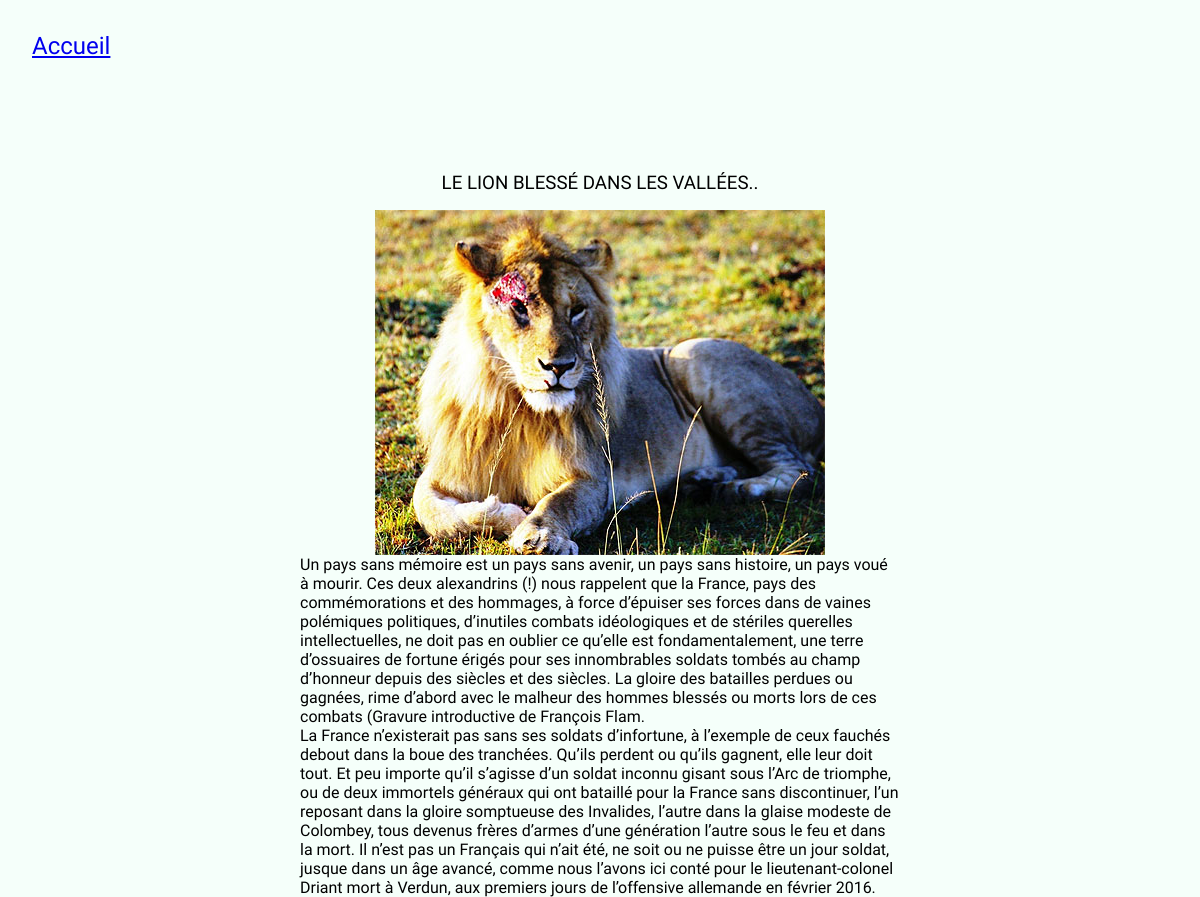
Screenshot of /blog/le-lion-blesse-dans-les-vallees with the database file from the repository.
### posts/models.py (models this page shows, shortened)
class BlogPost(models.Model):
    title = models.CharField(max_length=255, unique=True, verbose_name="Titre")# verbose_name permet de donner un label qui doit s'afficher dans les formulaires
    slug = models.CharField(max_length=255, unique=True, blank=True)
    author = models.ForeignKey(User, on_delete=models.SET_NULL, null=True, blank=True)
    last_updated = models.DateTimeField(auto_now=True)
    created_on = models.DateField(blank=True, null=True)
    published = models.BooleanField(default=False, verbose_name="Publié")
    content = models.TextField(blank=True, verbose_name="Contenu")
    thumbnail = models.ImageField(blank=True, upload_to='blog')
    class Meta:
        ordering = ['-created_on']
        verbose_name = "Article"

### posts/views.py (the view)
# urls.py: path('<str:slug>', BlogPostDetail.as_view(), name="post"),
class BlogPostDetail(DetailView):
    model = BlogPost
    context_object_name = "post"

### posts/templates/posts/blogpost_detail.html (shortened to what this page needs)
{% extends 'base.html' %}
{% block content %}
    <article class="post-detail">
       <h1>{{ post.title}}</h1>
        {% if post.thumbnail  %}
        <img src="{{ post.thumbnail.url }}" alt="l'image de l'article">
        {% endif%}
        <div>{{ post.content|linebreaks|safe }}</div>
    </article>
{% endblock %}

### posts/static/css/style.css (style rules this page uses)
body { background-color: mintcream; font-family: 'Raleway', sans-serif; }
#blog article { width: 50%; margin-top: 2rem; }
.post-detail { display: flex; flex-direction: column; align-items: center }
.post-detail > h1 { text-transform: uppercase; margin-bottom: 1rem; }

### rows the page displays
BlogPost: title "LE LION BLESSÉ DANS LES VALLÉES..", thumbnail (picture), content "Un pays sans mémoire est un pays sans avenir, un pays sans histoire, un pays voué à mourir. Ces deux alexandrins (!) nous rappelent que la France, pays des commémorations et des hommages, à force d’épuiser ses forces dans de vaines polémiques politiques, d’inutiles combats idéologiques et de stériles querelles intellectuelles, ne doit pas en oublier ce qu’elle est fondamentalement, une terre d’ossuaires de fortune érigés pour ses innombrables soldats tombés au champ d’honneur depuis des siècles et des siècles. La gloire des batailles perdues ou gagnées, rime d’abord avec le malheur des hommes blessés ou morts lors de ces combats (Gravure introductive de François Flam. La France n’existerait…"
